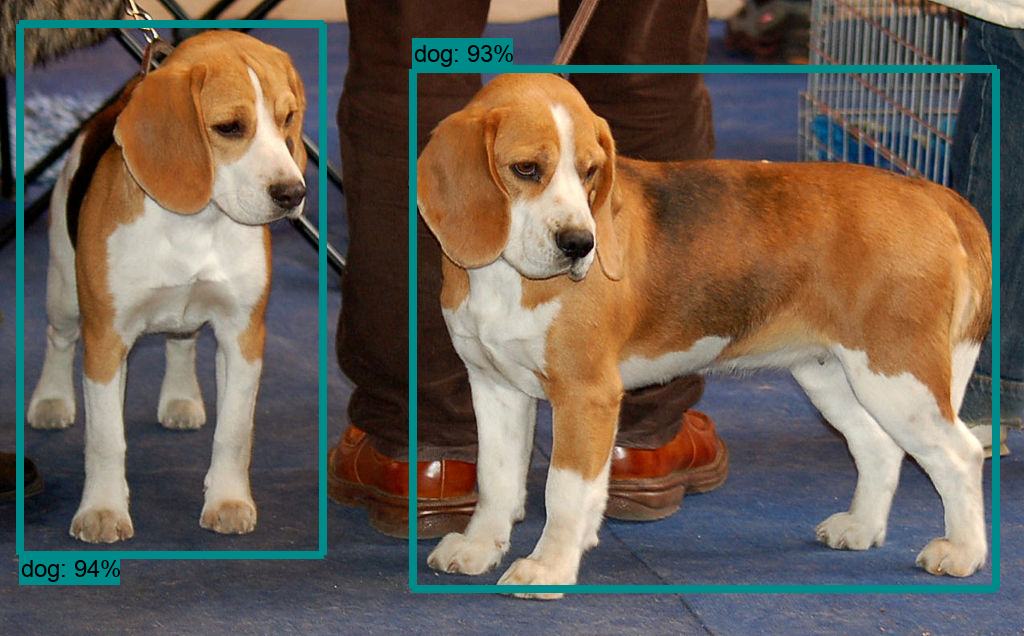

Recreate this plot in Python.
import os
import cv2
import time
import argparse
import multiprocessing
import numpy as np
import tensorflow as tf
import matplotlib
matplotlib.use('Agg')
import matplotlib.pyplot as plt


from object_detection.utils import label_map_util
from object_detection.utils import visualization_utils as vis_util

CWD_PATH = os.getcwd()

# Path to frozen detection graph. This is the actual model that is used for the object detection.
MODEL_NAME = 'ssd_mobilenet_v1_coco_2018_01_28'
PATH_TO_CKPT = os.path.join(CWD_PATH, 'object_detection', MODEL_NAME, 'frozen_inference_graph.pb')

# List of the strings that is used to add correct label for each box.
PATH_TO_LABELS = os.path.join(CWD_PATH, 'object_detection', 'data', 'mscoco_label_map.pbtxt')

NUM_CLASSES = 90

# Loading label map
label_map = label_map_util.load_labelmap(PATH_TO_LABELS)
categories = label_map_util.convert_label_map_to_categories(label_map, max_num_classes=NUM_CLASSES,
                                                            use_display_name=True)
category_index = label_map_util.create_category_index(categories)

def detect_objects(image_np, sess, detection_graph):
    # Expand dimensions since the model expects images to have shape: [1, None, None, 3]
    image_np_expanded = np.expand_dims(image_np, axis=0)
    image_tensor = detection_graph.get_tensor_by_name('image_tensor:0')

    # Each box represents a part of the image where a particular object was detected.
    boxes = detection_graph.get_tensor_by_name('detection_boxes:0')

    # Each score represent how level of confidence for each of the objects.
    # Score is shown on the result image, together with the class label.
    scores = detection_graph.get_tensor_by_name('detection_scores:0')
    classes = detection_graph.get_tensor_by_name('detection_classes:0')
    num_detections = detection_graph.get_tensor_by_name('num_detections:0')

    # Actual detection.
    (boxes, scores, classes, num_detections) = sess.run(
        [boxes, scores, classes, num_detections],
        feed_dict={image_tensor: image_np_expanded})

    # Visualization of the results of a detection.
    vis_util.visualize_boxes_and_labels_on_image_array(
        image_np,
        np.squeeze(boxes),
        np.squeeze(classes).astype(np.int32),
        np.squeeze(scores),
        category_index,
        use_normalized_coordinates=True,
        line_thickness=8)
    return image_np


# First test on images
PATH_TO_TEST_IMAGES_DIR = 'object_detection/test_images'
TEST_IMAGE_PATHS = [ os.path.join(PATH_TO_TEST_IMAGES_DIR, 'image{}.jpg'.format(i)) for i in range(1, 3) ]

# Size, in inches, of the output images.
IMAGE_SIZE = (12, 8)

def load_image_into_numpy_array(image):
  (im_width, im_height) = image.size
  return np.array(image.getdata()).reshape(
      (im_height, im_width, 3)).astype(np.uint8)


from PIL import Image
for image_path in TEST_IMAGE_PATHS:
    image = Image.open(image_path)
    image_np = load_image_into_numpy_array(image)
    plt.imshow(image_np)
    plt.imsave('test1.png', image_np)
    print(image.size, image_np.shape)


#Load a frozen TF model 
detection_graph = tf.Graph()
with detection_graph.as_default():
    od_graph_def = tf.GraphDef()
    with tf.gfile.GFile(PATH_TO_CKPT, 'rb') as fid:
        serialized_graph = fid.read()
        od_graph_def.ParseFromString(serialized_graph)
        tf.import_graph_def(od_graph_def, name='')

cont = 0
with detection_graph.as_default():
    with tf.Session(graph=detection_graph) as sess:
        for image_path in TEST_IMAGE_PATHS:
            image = Image.open(image_path)
            cont = cont + 1
            image_np = load_image_into_numpy_array(image)
            image_process = detect_objects(image_np, sess, detection_graph)
            print(image_process.shape)
            plt.figure(figsize=IMAGE_SIZE)
            plt.imshow(image_process)
            nombre = 'test' + repr(cont) + '.png'
            plt.imsave(nombre, image_process)


# Import everything needed to edit/save/watch video clips
from moviepy.editor import VideoFileClip
from IPython.display import HTML

def process_image(image):
    # NOTE: The output you return should be a color image (3 channel) for processing video below
    # you should return the final output (image with lines are drawn on lanes)
    with detection_graph.as_default():
        with tf.Session(graph=detection_graph) as sess:
            image_process = detect_objects(image, sess, detection_graph)
            return image_process

white_output = 'video1_out.mp4'
clip1 = VideoFileClip("video1.mp4").subclip(0,2)
white_clip = clip1.fl_image(process_image) #NOTE: this function expects color images!!s
#%time white_clip.write_videofile(white_output, audio=False)
white_clip.write_videofile(white_output, audio=False)